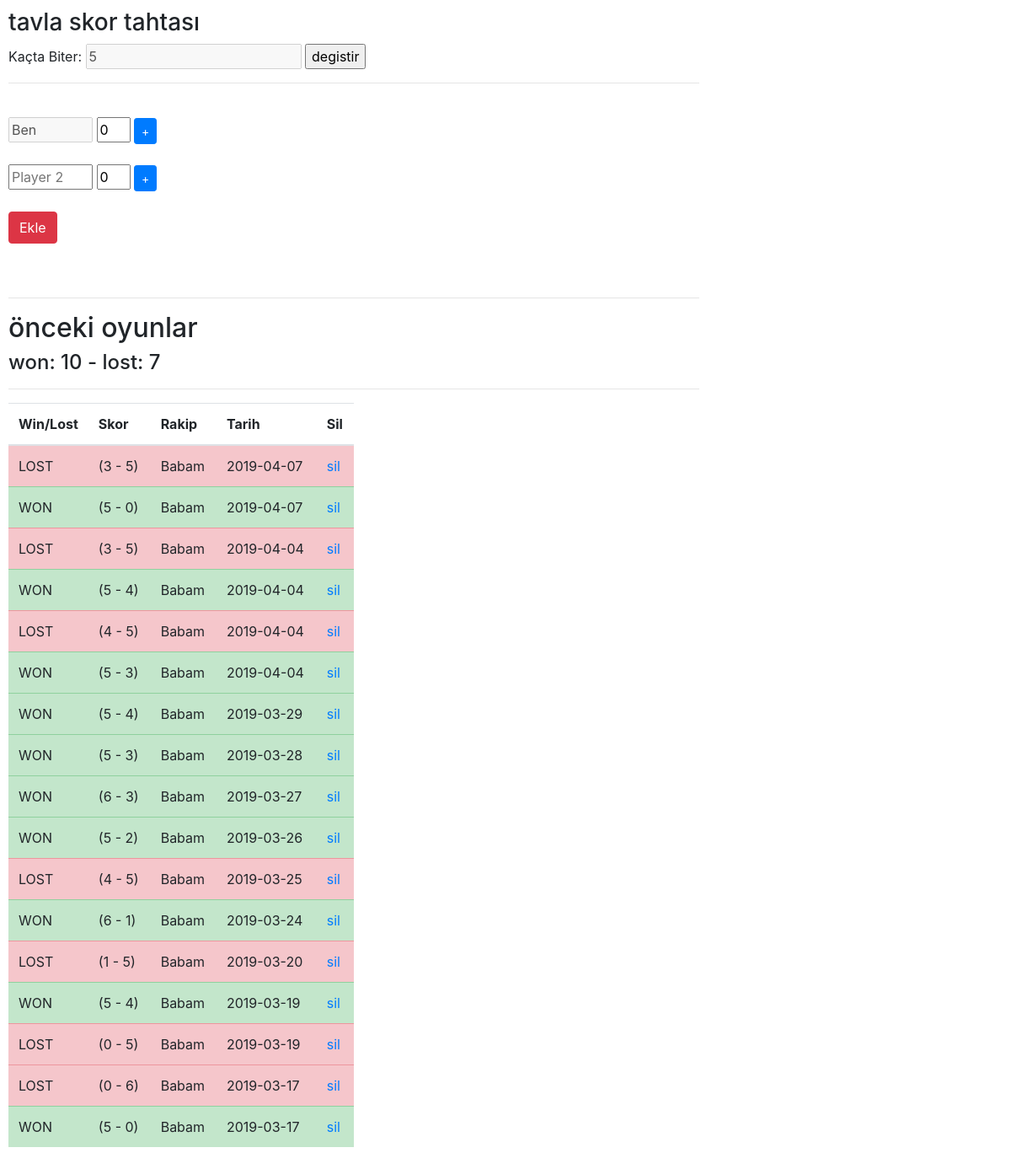
Before: / with the older database file.
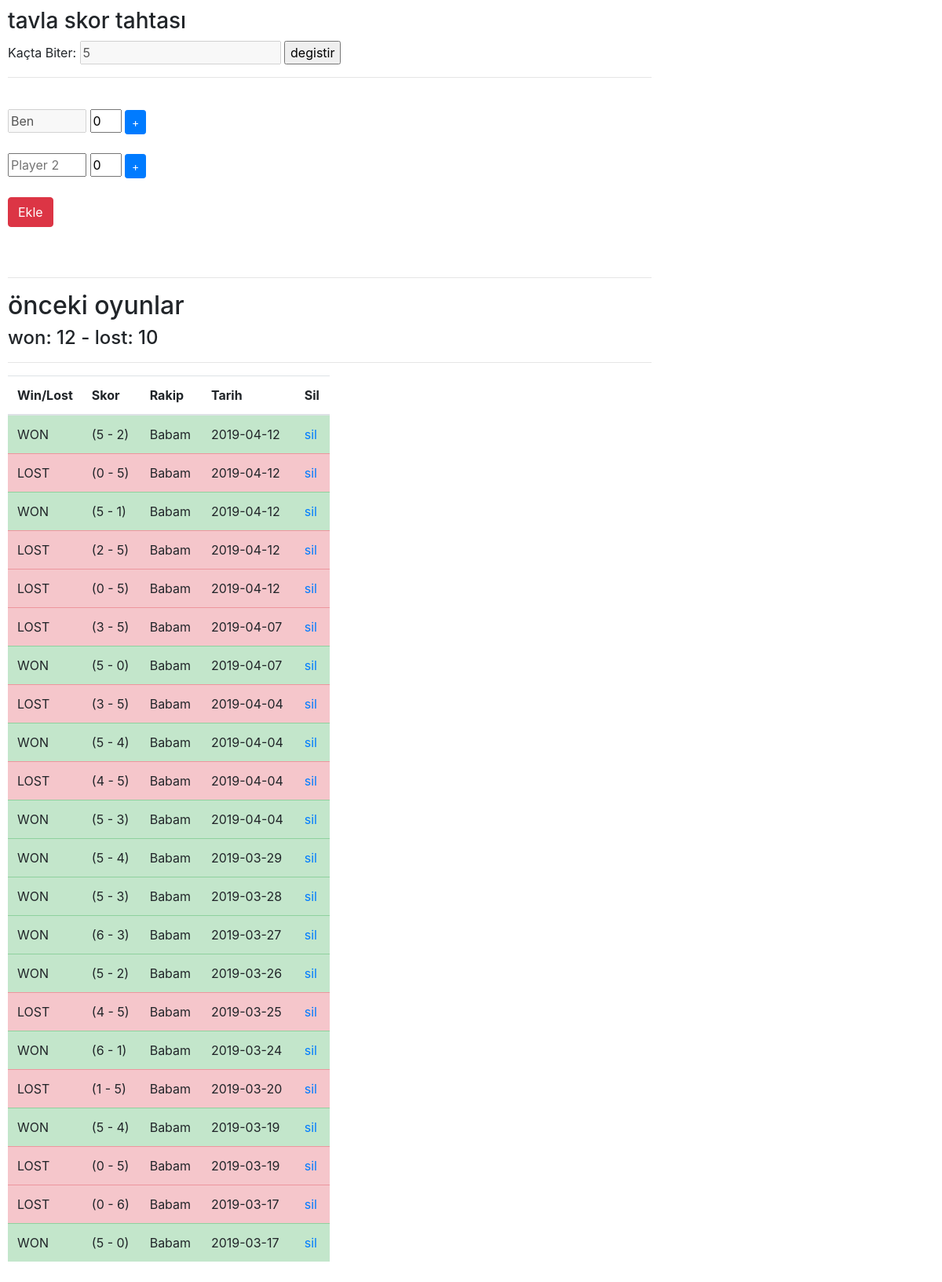
After: the same page with the newer database file.
### tables this page shows
CREATE TABLE data(ID INTEGER PRIMARY KEY AUTOINCREMENT, playeronescore TEXT, playertwoscore TEXT, playertwoname TEXT, sonuc TEXT, tarih TEXT);

### run.py (the view)
@app.route('/')
def index():
	conn = sqlite3.connect(myDatabase)
	c = conn.cursor()
	c.execute('select * from data order by id desc')
	result = c.fetchall()
	c.execute('select count(*) from data where sonuc = ?', ['WON'])
	won = c.fetchall()
	won = won[0]
	c.execute('select count(*) from data where sonuc = ?', ['LOST'])
	lost = c.fetchall()
	lost = lost[0]
	return render_template('index.html', icerik=result, won=won, lost=lost)

### templates/index.html (shortened to what this page needs)
<!doctype html>
<html>
<head>
	<link rel="stylesheet" href="https://stackpath.bootstrapcdn.com/bootstrap/4.3.1/css/bootstrap.min.css">
</head>
<body>
	<h3>tavla skor tahtası</h3>
	Kaçta Biter: <input type="text" id="winnerAt" value="5" disabled required>
	<input type="button" id="toggle" value="degistir">
	<hr><br>
	<form action="/ekle" method="post" id="myForm">
		<input type="text" name="playerOne" id="playerOne" value="Ben" class="player" disabled>
		<input type="number" id="playerOneScore" name="scoreOne" class="score" value="0">
		<input id="playerOneAdd" type="button" value="+" class="btn btn-primary btn-sm">
		<br><br>
		<input type="text" name="playerTwo" id="playerTwo" placeholder="Player 2" value='' class="player">
		<input type="number" name="scoreTwo" id="playerTwoScore" class="score" value="0">
		<input id="playerTwoAdd" type="button" value="+" class="btn btn-primary btn-sm">
		<br>
		<br>
	<input type="submit" value="Ekle" class="btn btn-danger">
	</form>
	<br><br>
	<hr>
	<h2>önceki oyunlar</h2>
	<h4>won: {{ won[0] }} - lost: {{ lost[0] }}</h4>
	<hr>
			<table class="table table-fit">
			  <thead>
			    <tr>
			      <th scope="col">Win/Lost</th>
			      <th scope="col">Skor</th>
			      <th scope="col">Rakip</th>
			      <th scope="col">Tarih</th>
			      <th scope="col">Sil</th>
			    </tr>
			  </thead>
			  <tbody>
			    {% for data in icerik %}
			      {% if data[4] == 'WON' %}
			      	<tr class='table-success'>
			      {% else %}
			      	<tr class='table-danger'>
			      {% endif %}
				      <td width="5%">{{ data[4] }}</td>
				      <td>({{ data[1] }} - {{ data[2] }})</td>
				      <td>{{ data[3] }}</td>
				      <td>{{ data[5] }}</td>
				      <td><a href='/delete/{{ data[0] }}'>sil</a></td>
			    </tr>
			    {% endfor %}
			  </tbody>
			</table>
</body>
</html>

### templates/index.html (style rules this page uses)
input.score { width: 40px; }
input.player { width: 100px; }
body { width: 70%; padding: 10px; }
.table-fit { width: 50%; }

Changed rows visible on the page:
added data: sonuc "WON", playeronescore "5", playertwoscore "2", playertwoname "Babam", tarih "2019-04-12"
added data: sonuc "LOST", playeronescore "0", playertwoscore "5", playertwoname "Babam", tarih "2019-04-12"
added data: sonuc "WON", playeronescore "5", playertwoscore "1", playertwoname "Babam", tarih "2019-04-12"
added data: sonuc "LOST", playeronescore "2", playertwoscore "5", playertwoname "Babam", tarih "2019-04-12"
added data: sonuc "LOST", playeronescore "0", playertwoscore "5", playertwoname "Babam", tarih "2019-04-12"
Other visible differences:
{{ won[0] }}: "10" → "12"
{{ lost[0] }}: "7" → "10"
